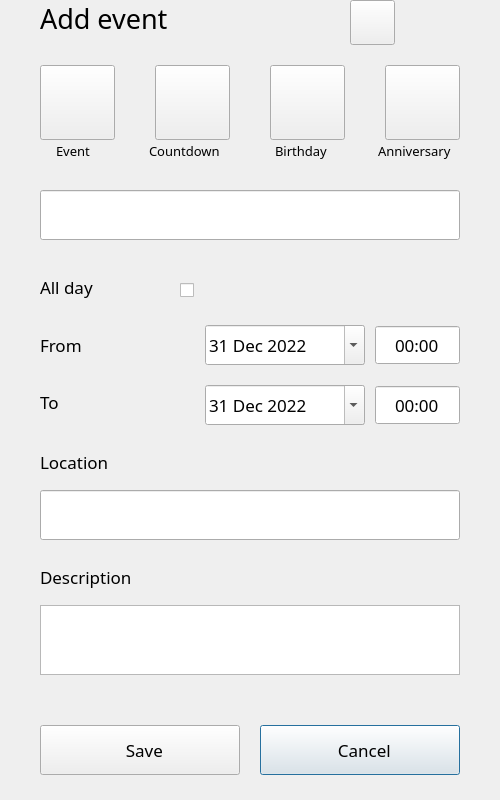
<?xml version="1.0" encoding="UTF-8"?>
<ui version="4.0">
 <class>EventEditDialog</class>
 <widget class="QDialog" name="EventEditDialog">
  <property name="geometry">
   <rect>
    <x>0</x>
    <y>0</y>
    <width>500</width>
    <height>800</height>
   </rect>
  </property>
  <property name="font">
   <font>
    <family>Adobe 黑体 Std R</family>
    <pointsize>13</pointsize>
   </font>
  </property>
  <property name="windowTitle">
   <string/>
  </property>
  <property name="windowIcon">
   <iconset resource="res.qrc">
    <normaloff>:/icon/white.png</normaloff>:/icon/white.png</iconset>
  </property>
  <widget class="QLabel" name="eventNameLabel">
   <property name="geometry">
    <rect>
     <x>50</x>
     <y>200</y>
     <width>321</width>
     <height>31</height>
    </rect>
   </property>
   <property name="font">
    <font>
     <family>Adobe 黑体 Std R</family>
     <pointsize>13</pointsize>
    </font>
   </property>
   <property name="cursor">
    <cursorShape>IBeamCursor</cursorShape>
   </property>
   <property name="text">
    <string>Event name</string>
   </property>
   <property name="alignment">
    <set>Qt::AlignLeading|Qt::AlignLeft|Qt::AlignTop</set>
   </property>
  </widget>
  <widget class="QLabel" name="addEventLabel">
   <property name="geometry">
    <rect>
     <x>40</x>
     <y>0</y>
     <width>311</width>
     <height>61</height>
    </rect>
   </property>
   <property name="sizePolicy">
    <sizepolicy hsizetype="Expanding" vsizetype="Preferred">
     <horstretch>0</horstretch>
     <verstretch>0</verstretch>
    </sizepolicy>
   </property>
   <property name="font">
    <font>
     <family>Adobe 黑体 Std R</family>
     <pointsize>20</pointsize>
    </font>
   </property>
   <property name="text">
    <string>Add event</string>
   </property>
   <property name="alignment">
    <set>Qt::AlignLeading|Qt::AlignLeft|Qt::AlignTop</set>
   </property>
  </widget>
  <widget class="QDateEdit" name="startDateEdit">
   <property name="geometry">
    <rect>
     <x>205</x>
     <y>325</y>
     <width>160</width>
     <height>40</height>
    </rect>
   </property>
   <property name="font">
    <font>
     <family>Adobe 黑体 Std R</family>
     <pointsize>13</pointsize>
    </font>
   </property>
   <property name="dateTime">
    <datetime>
     <hour>0</hour>
     <minute>0</minute>
     <second>0</second>
     <year>2022</year>
     <month>12</month>
     <day>31</day>
    </datetime>
   </property>
   <property name="maximumDateTime">
    <datetime>
     <hour>23</hour>
     <minute>59</minute>
     <second>59</second>
     <year>2099</year>
     <month>12</month>
     <day>31</day>
    </datetime>
   </property>
   <property name="minimumDateTime">
    <datetime>
     <hour>0</hour>
     <minute>0</minute>
     <second>0</second>
     <year>1970</year>
     <month>1</month>
     <day>1</day>
    </datetime>
   </property>
   <property name="currentSection">
    <enum>QDateTimeEdit::DaySection</enum>
   </property>
   <property name="calendarPopup">
    <bool>true</bool>
   </property>
  </widget>
  <widget class="QTimeEdit" name="startTimeEdit">
   <property name="geometry">
    <rect>
     <x>375</x>
     <y>325</y>
     <width>85</width>
     <height>40</height>
    </rect>
   </property>
   <property name="font">
    <font>
     <family>Adobe 黑体 Std R</family>
     <pointsize>13</pointsize>
    </font>
   </property>
   <property name="frame">
    <bool>true</bool>
   </property>
   <property name="alignment">
    <set>Qt::AlignCenter</set>
   </property>
   <property name="buttonSymbols">
    <enum>QAbstractSpinBox::NoButtons</enum>
   </property>
   <property name="specialValueText">
    <string/>
   </property>
   <property name="displayFormat">
    <string>HH:mm</string>
   </property>
   <property name="calendarPopup">
    <bool>false</bool>
   </property>
  </widget>
  <widget class="QDateEdit" name="endDateEdit">
   <property name="geometry">
    <rect>
     <x>205</x>
     <y>385</y>
     <width>160</width>
     <height>40</height>
    </rect>
   </property>
   <property name="font">
    <font>
     <family>Adobe 黑体 Std R</family>
     <pointsize>13</pointsize>
    </font>
   </property>
   <property name="dateTime">
    <datetime>
     <hour>0</hour>
     <minute>0</minute>
     <second>0</second>
     <year>2022</year>
     <month>12</month>
     <day>31</day>
    </datetime>
   </property>
   <property name="maximumDateTime">
    <datetime>
     <hour>23</hour>
     <minute>59</minute>
     <second>59</second>
     <year>2099</year>
     <month>12</month>
     <day>31</day>
    </datetime>
   </property>
   <property name="minimumDateTime">
    <datetime>
     <hour>0</hour>
     <minute>0</minute>
     <second>0</second>
     <year>1970</year>
     <month>1</month>
     <day>1</day>
    </datetime>
   </property>
   <property name="calendarPopup">
    <bool>true</bool>
   </property>
   <property name="currentSectionIndex">
    <number>2</number>
   </property>
  </widget>
  <widget class="QTimeEdit" name="endTimeEdit">
   <property name="geometry">
    <rect>
     <x>375</x>
     <y>385</y>
     <width>85</width>
     <height>40</height>
    </rect>
   </property>
   <property name="font">
    <font>
     <family>Adobe 黑体 Std R</family>
     <pointsize>13</pointsize>
    </font>
   </property>
   <property name="frame">
    <bool>true</bool>
   </property>
   <property name="alignment">
    <set>Qt::AlignCenter</set>
   </property>
   <property name="buttonSymbols">
    <enum>QAbstractSpinBox::NoButtons</enum>
   </property>
   <property name="specialValueText">
    <string/>
   </property>
   <property name="currentSection">
    <enum>QDateTimeEdit::HourSection</enum>
   </property>
   <property name="displayFormat">
    <string>HH:mm</string>
   </property>
   <property name="calendarPopup">
    <bool>false</bool>
   </property>
  </widget>
  <widget class="QLabel" name="fromLabel">
   <property name="geometry">
    <rect>
     <x>40</x>
     <y>333</y>
     <width>91</width>
     <height>31</height>
    </rect>
   </property>
   <property name="font">
    <font>
     <family>Adobe 黑体 Std R</family>
     <pointsize>13</pointsize>
    </font>
   </property>
   <property name="text">
    <string>From</string>
   </property>
   <property name="alignment">
    <set>Qt::AlignLeading|Qt::AlignLeft|Qt::AlignTop</set>
   </property>
  </widget>
  <widget class="QLabel" name="toLabel">
   <property name="geometry">
    <rect>
     <x>40</x>
     <y>390</y>
     <width>61</width>
     <height>31</height>
    </rect>
   </property>
   <property name="font">
    <font>
     <family>Adobe 黑体 Std R</family>
     <pointsize>13</pointsize>
    </font>
   </property>
   <property name="text">
    <string>To</string>
   </property>
   <property name="alignment">
    <set>Qt::AlignLeading|Qt::AlignLeft|Qt::AlignTop</set>
   </property>
  </widget>
  <widget class="QLineEdit" name="eventNameLineEdit">
   <property name="geometry">
    <rect>
     <x>40</x>
     <y>190</y>
     <width>420</width>
     <height>50</height>
    </rect>
   </property>
   <property name="toolTip">
    <string/>
   </property>
   <property name="statusTip">
    <string/>
   </property>
   <property name="whatsThis">
    <string/>
   </property>
   <property name="accessibleName">
    <string>accessible</string>
   </property>
   <property name="inputMethodHints">
    <set>Qt::ImhNone</set>
   </property>
  </widget>
  <widget class="QLineEdit" name="locationLineEdit">
   <property name="geometry">
    <rect>
     <x>40</x>
     <y>490</y>
     <width>420</width>
     <height>50</height>
    </rect>
   </property>
  </widget>
  <widget class="QLabel" name="locationLabel">
   <property name="geometry">
    <rect>
     <x>40</x>
     <y>450</y>
     <width>211</width>
     <height>31</height>
    </rect>
   </property>
   <property name="font">
    <font>
     <family>Adobe 黑体 Std R</family>
     <pointsize>13</pointsize>
    </font>
   </property>
   <property name="text">
    <string>Location</string>
   </property>
   <property name="alignment">
    <set>Qt::AlignLeading|Qt::AlignLeft|Qt::AlignTop</set>
   </property>
  </widget>
  <widget class="QLabel" name="descriptionLabel">
   <property name="geometry">
    <rect>
     <x>40</x>
     <y>565</y>
     <width>231</width>
     <height>41</height>
    </rect>
   </property>
   <property name="font">
    <font>
     <family>Adobe 黑体 Std R</family>
     <pointsize>13</pointsize>
    </font>
   </property>
   <property name="text">
    <string>Description</string>
   </property>
   <property name="alignment">
    <set>Qt::AlignLeading|Qt::AlignLeft|Qt::AlignTop</set>
   </property>
  </widget>
  <widget class="QPushButton" name="cancelBtn">
   <property name="geometry">
    <rect>
     <x>260</x>
     <y>725</y>
     <width>200</width>
     <height>50</height>
    </rect>
   </property>
   <property name="focusPolicy">
    <enum>Qt::TabFocus</enum>
   </property>
   <property name="text">
    <string>  Cancel</string>
   </property>
   <property name="icon">
    <iconset resource="res.qrc">
     <normaloff>:/icon/cancel2.png</normaloff>:/icon/cancel2.png</iconset>
   </property>
  </widget>
  <widget class="QPushButton" name="eventBtn">
   <property name="geometry">
    <rect>
     <x>40</x>
     <y>65</y>
     <width>75</width>
     <height>75</height>
    </rect>
   </property>
   <property name="focusPolicy">
    <enum>Qt::NoFocus</enum>
   </property>
   <property name="text">
    <string/>
   </property>
   <property name="icon">
    <iconset resource="res.qrc">
     <normaloff>:/icon/event_grey.png</normaloff>:/icon/event_grey.png</iconset>
   </property>
   <property name="iconSize">
    <size>
     <width>60</width>
     <height>60</height>
    </size>
   </property>
   <property name="checkable">
    <bool>true</bool>
   </property>
  </widget>
  <widget class="QPushButton" name="countdownBtn">
   <property name="geometry">
    <rect>
     <x>155</x>
     <y>65</y>
     <width>75</width>
     <height>75</height>
    </rect>
   </property>
   <property name="focusPolicy">
    <enum>Qt::NoFocus</enum>
   </property>
   <property name="text">
    <string/>
   </property>
   <property name="icon">
    <iconset resource="res.qrc">
     <normaloff>:/icon/star_grey.png</normaloff>:/icon/star_grey.png</iconset>
   </property>
   <property name="iconSize">
    <size>
     <width>60</width>
     <height>60</height>
    </size>
   </property>
   <property name="checkable">
    <bool>true</bool>
   </property>
  </widget>
  <widget class="QPushButton" name="birthdayBtn">
   <property name="geometry">
    <rect>
     <x>270</x>
     <y>65</y>
     <width>75</width>
     <height>75</height>
    </rect>
   </property>
   <property name="focusPolicy">
    <enum>Qt::NoFocus</enum>
   </property>
   <property name="text">
    <string/>
   </property>
   <property name="icon">
    <iconset resource="res.qrc">
     <normaloff>:/icon/birthday-cake_grey.png</normaloff>:/icon/birthday-cake_grey.png</iconset>
   </property>
   <property name="iconSize">
    <size>
     <width>60</width>
     <height>60</height>
    </size>
   </property>
   <property name="checkable">
    <bool>true</bool>
   </property>
  </widget>
  <widget class="QPushButton" name="anniversaryBtn">
   <property name="geometry">
    <rect>
     <x>385</x>
     <y>65</y>
     <width>75</width>
     <height>75</height>
    </rect>
   </property>
   <property name="focusPolicy">
    <enum>Qt::NoFocus</enum>
   </property>
   <property name="text">
    <string/>
   </property>
   <property name="icon">
    <iconset resource="res.qrc">
     <normaloff>:/icon/badge_grey.png</normaloff>:/icon/badge_grey.png</iconset>
   </property>
   <property name="iconSize">
    <size>
     <width>60</width>
     <height>60</height>
    </size>
   </property>
   <property name="checkable">
    <bool>true</bool>
   </property>
  </widget>
  <widget class="QLabel" name="allDayLabel">
   <property name="geometry">
    <rect>
     <x>40</x>
     <y>275</y>
     <width>131</width>
     <height>31</height>
    </rect>
   </property>
   <property name="font">
    <font>
     <family>Adobe 黑体 Std R</family>
     <pointsize>13</pointsize>
    </font>
   </property>
   <property name="text">
    <string>All day</string>
   </property>
   <property name="alignment">
    <set>Qt::AlignLeading|Qt::AlignLeft|Qt::AlignTop</set>
   </property>
  </widget>
  <widget class="QPushButton" name="fakeButton">
   <property name="geometry">
    <rect>
     <x>40</x>
     <y>725</y>
     <width>200</width>
     <height>50</height>
    </rect>
   </property>
   <property name="focusPolicy">
    <enum>Qt::TabFocus</enum>
   </property>
   <property name="text">
    <string>  Save</string>
   </property>
   <property name="icon">
    <iconset resource="res.qrc">
     <normaloff>:/icon/save.png</normaloff>:/icon/save.png</iconset>
   </property>
   <property name="iconSize">
    <size>
     <width>26</width>
     <height>26</height>
    </size>
   </property>
  </widget>
  <widget class="QWidget" name="splitLine" native="true">
   <property name="geometry">
    <rect>
     <x>0</x>
     <y>700</y>
     <width>500</width>
     <height>1</height>
    </rect>
   </property>
  </widget>
  <widget class="DetectAreaAllDay" name="allDayDetectArea" native="true">
   <property name="geometry">
    <rect>
     <x>0</x>
     <y>265</y>
     <width>500</width>
     <height>45</height>
    </rect>
   </property>
   <widget class="QCheckBox" name="allDayCheckBox">
    <property name="geometry">
     <rect>
      <x>180</x>
      <y>10</y>
      <width>31</width>
      <height>31</height>
     </rect>
    </property>
    <property name="font">
     <font>
      <family>Adobe 黑体 Std R</family>
      <pointsize>12</pointsize>
     </font>
    </property>
    <property name="focusPolicy">
     <enum>Qt::NoFocus</enum>
    </property>
    <property name="text">
     <string/>
    </property>
    <property name="iconSize">
     <size>
      <width>30</width>
      <height>30</height>
     </size>
    </property>
   </widget>
  </widget>
  <widget class="QPlainTextEdit" name="descriptionTextEdit">
   <property name="geometry">
    <rect>
     <x>40</x>
     <y>605</y>
     <width>420</width>
     <height>70</height>
    </rect>
   </property>
   <property name="verticalScrollBarPolicy">
    <enum>Qt::ScrollBarAlwaysOff</enum>
   </property>
  </widget>
  <widget class="DetectAreaFrom" name="fromDetectArea" native="true">
   <property name="geometry">
    <rect>
     <x>0</x>
     <y>320</y>
     <width>500</width>
     <height>50</height>
    </rect>
   </property>
   <property name="mouseTracking">
    <bool>false</bool>
   </property>
  </widget>
  <widget class="DetectAreaTo" name="toDetectArea" native="true">
   <property name="geometry">
    <rect>
     <x>0</x>
     <y>380</y>
     <width>500</width>
     <height>50</height>
    </rect>
   </property>
  </widget>
  <widget class="QLabel" name="eventLabel">
   <property name="geometry">
    <rect>
     <x>56</x>
     <y>140</y>
     <width>51</width>
     <height>22</height>
    </rect>
   </property>
   <property name="font">
    <font>
     <family>Adobe 宋体 Std L</family>
     <pointsize>10</pointsize>
     <bold>false</bold>
    </font>
   </property>
   <property name="text">
    <string>Event</string>
   </property>
  </widget>
  <widget class="QLabel" name="countdownLabel">
   <property name="geometry">
    <rect>
     <x>149</x>
     <y>140</y>
     <width>91</width>
     <height>22</height>
    </rect>
   </property>
   <property name="font">
    <font>
     <family>Adobe 宋体 Std L</family>
     <pointsize>10</pointsize>
     <bold>false</bold>
    </font>
   </property>
   <property name="text">
    <string>Countdown</string>
   </property>
  </widget>
  <widget class="QLabel" name="birthdayLabel">
   <property name="geometry">
    <rect>
     <x>275</x>
     <y>140</y>
     <width>71</width>
     <height>22</height>
    </rect>
   </property>
   <property name="font">
    <font>
     <family>Adobe 宋体 Std L</family>
     <pointsize>10</pointsize>
     <bold>false</bold>
    </font>
   </property>
   <property name="text">
    <string>Birthday</string>
   </property>
  </widget>
  <widget class="QLabel" name="anniversaryLabel">
   <property name="geometry">
    <rect>
     <x>378</x>
     <y>140</y>
     <width>91</width>
     <height>22</height>
    </rect>
   </property>
   <property name="font">
    <font>
     <family>Adobe 宋体 Std L</family>
     <pointsize>10</pointsize>
     <bold>false</bold>
    </font>
   </property>
   <property name="text">
    <string>Anniversary</string>
   </property>
  </widget>
  <widget class="QPushButton" name="fakeButton2">
   <property name="geometry">
    <rect>
     <x>350</x>
     <y>0</y>
     <width>45</width>
     <height>45</height>
    </rect>
   </property>
   <property name="text">
    <string/>
   </property>
   <property name="icon">
    <iconset resource="res.qrc">
     <normaloff>:/icon/delete.png</normaloff>:/icon/delete.png</iconset>
   </property>
   <property name="iconSize">
    <size>
     <width>28</width>
     <height>28</height>
    </size>
   </property>
  </widget>
  <zorder>fromDetectArea</zorder>
  <zorder>toDetectArea</zorder>
  <zorder>allDayDetectArea</zorder>
  <zorder>eventNameLabel</zorder>
  <zorder>addEventLabel</zorder>
  <zorder>startDateEdit</zorder>
  <zorder>startTimeEdit</zorder>
  <zorder>endDateEdit</zorder>
  <zorder>endTimeEdit</zorder>
  <zorder>fromLabel</zorder>
  <zorder>toLabel</zorder>
  <zorder>eventNameLineEdit</zorder>
  <zorder>locationLineEdit</zorder>
  <zorder>locationLabel</zorder>
  <zorder>descriptionLabel</zorder>
  <zorder>cancelBtn</zorder>
  <zorder>eventBtn</zorder>
  <zorder>countdownBtn</zorder>
  <zorder>birthdayBtn</zorder>
  <zorder>anniversaryBtn</zorder>
  <zorder>allDayLabel</zorder>
  <zorder>fakeButton</zorder>
  <zorder>splitLine</zorder>
  <zorder>descriptionTextEdit</zorder>
  <zorder>eventLabel</zorder>
  <zorder>countdownLabel</zorder>
  <zorder>birthdayLabel</zorder>
  <zorder>anniversaryLabel</zorder>
  <zorder>fakeButton2</zorder>
 </widget>
 <customwidgets>
  <customwidget>
   <class>DetectAreaAllDay</class>
   <extends>QWidget</extends>
   <header location="global">detectareaallday.h</header>
   <container>1</container>
  </customwidget>
  <customwidget>
   <class>DetectAreaTo</class>
   <extends>QWidget</extends>
   <header location="global">detectareato.h</header>
   <container>1</container>
  </customwidget>
  <customwidget>
   <class>DetectAreaFrom</class>
   <extends>QWidget</extends>
   <header location="global">detectareafrom.h</header>
   <container>1</container>
  </customwidget>
 </customwidgets>
 <resources>
  <include location="res.qrc"/>
 </resources>
 <connections/>
</ui>
